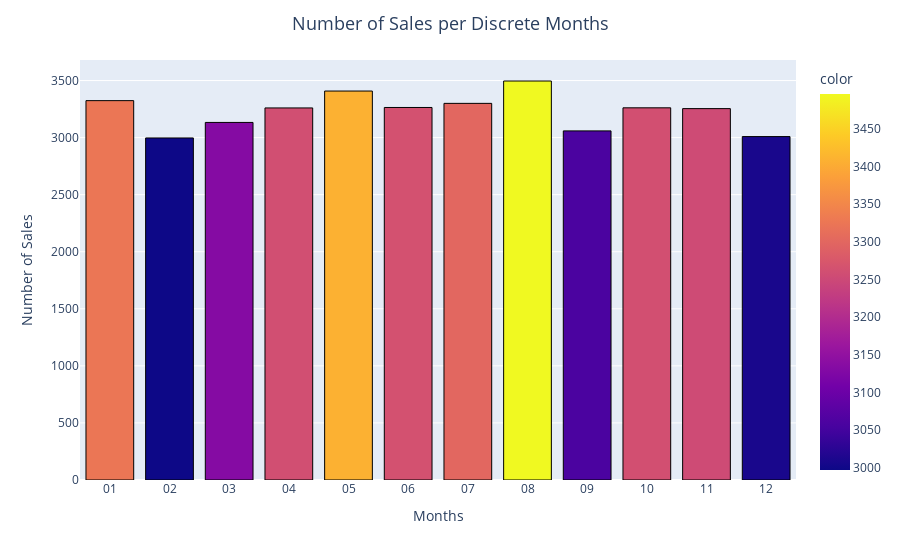

The code cell stored with this chart in its notebook:
### Markdown cell above
# Number of Sales per Discrete Months

### Code cell
month = data.groupby(data['Date'].dt.strftime('%m'))['itemName'].count()
fig = px.bar(month, x=month.index, y=month, color=month,
             labels={'y': 'Number of Sales',
                     'Date': 'Months'})
fig.update_layout(title_text='Number of Sales per Discrete Months',
                  title_x=0.5, title_font=dict(size=18))
fig.update_traces(marker=dict(line=dict(color='#000000', width=1)))
fig.show()

### Figure 1 — Plotly figure (JSON) as saved in the notebook; plotly's stock layout.template omitted (floating-point values rounded to 4 significant figures)
{"data": [{"alignmentgroup": "True", "hovertemplate": "Months=%{x}<br>Number of Sales=%{y}<br>color=%{marker.color}<extra></extra>", "legendgroup": "", "marker": {"color": [3324, 2997, 3133, 3260, 3408, 3264, 3300, 3496, 3059, 3261, 3254, 3009], "coloraxis": "coloraxis", "line": {"color": "#000000", "width": 1}, "pattern": {"shape": ""}}, "name": "", "offsetgroup": "", "orientation": "v", "showlegend": false, "textposition": "auto", "type": "bar", "x": ["01", "02", "03", "04", "05", "06", "07", "08", "09", "10", "11", "12"], "xaxis": "x", "y": [3324, 2997, 3133, 3260, 3408, 3264, 3300, 3496, 3059, 3261, 3254, 3009], "yaxis": "y"}], "layout": {"barmode": "relative", "coloraxis": {"colorbar": {"title": {"text": "color"}}, "colorscale": [[0, "#0d0887"], [0.1111, "#46039f"], [0.2222, "#7201a8"], [0.3333, "#9c179e"], [0.4444, "#bd3786"], [0.5556, "#d8576b"], [0.6667, "#ed7953"], [0.7778, "#fb9f3a"], [0.8889, "#fdca26"], [1, "#f0f921"]]}, "legend": {"tracegroupgap": 0}, "margin": {"t": 60}, "title": {"font": {"size": 18}, "text": "Number of Sales per Discrete Months", "x": 0.5}, "xaxis": {"anchor": "y", "domain": [0, 1], "title": {"text": "Months"}}, "yaxis": {"anchor": "x", "domain": [0, 1], "title": {"text": "Number of Sales"}}}}
